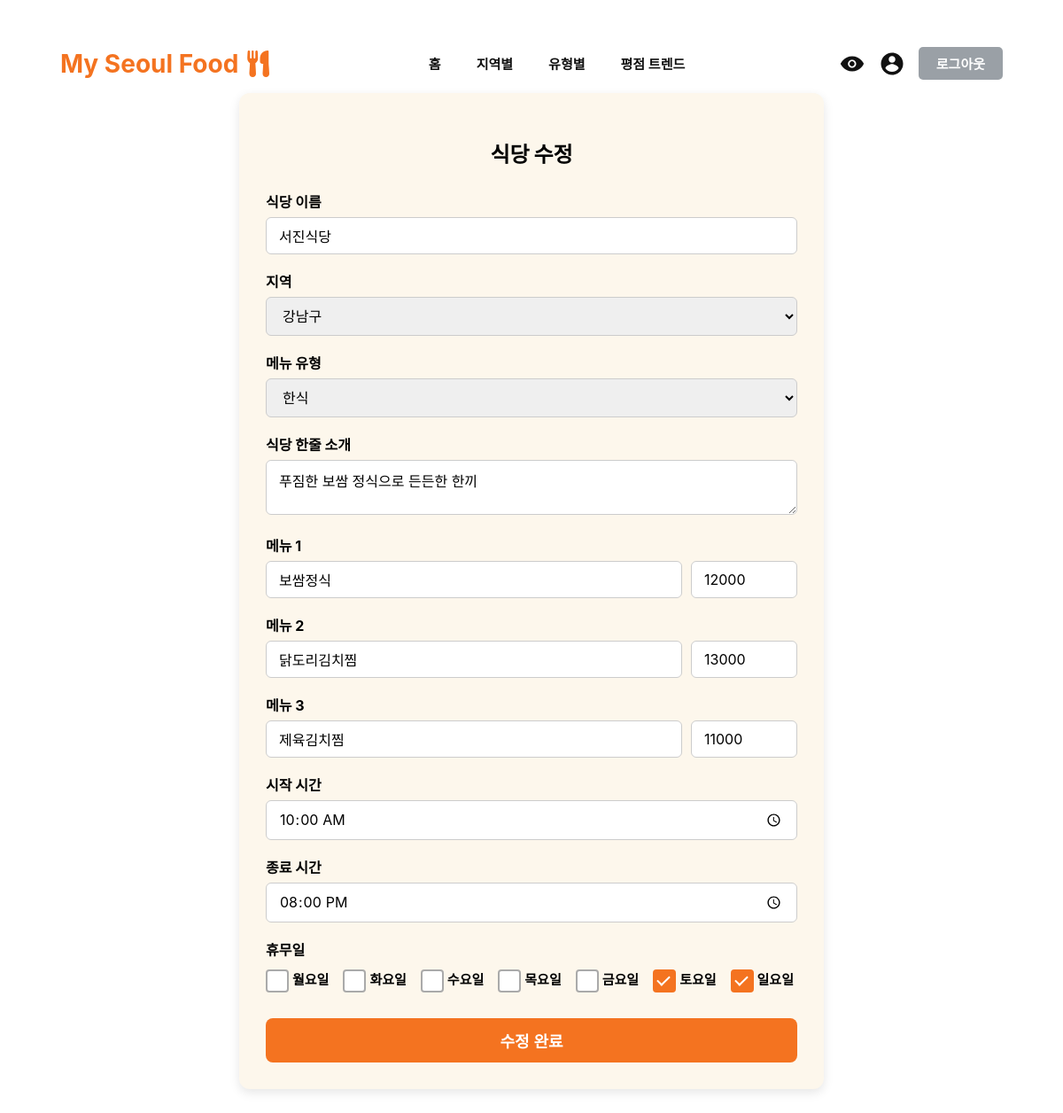
Screenshot of /pages/admin_edit_restaurant.php?id=3 (signed in) with the database file from the repository.
### tables this page shows
CREATE TABLE `Restaurant` (
    `restaurant_id` BIGINT NOT NULL AUTO_INCREMENT,
    `name` VARCHAR(255) NOT NULL,
    `description` TEXT NOT NULL,
    `region_id` BIGINT NOT NULL,
    `category_id` BIGINT NOT NULL,
    `open_time` TIME NOT NULL,
    `close_time` TIME NOT NULL,
    `created_at` TIMESTAMP DEFAULT CURRENT_TIMESTAMP,
    `updated_at` TIMESTAMP DEFAULT CURRENT_TIMESTAMP ON UPDATE CURRENT_TIMESTAMP,
    `is_active` BOOLEAN DEFAULT TRUE,
    PRIMARY KEY (`restaurant_id`),
    CONSTRAINT `FK_Restaurant_Region` FOREIGN KEY (`region_id`) REFERENCES `Region`(`region_id`),
    CONSTRAINT `FK_Restaurant_Category` FOREIGN KEY (`category_id`) REFERENCES `Category`(`category_id`)
);

CREATE TABLE `Region` (
    `region_id` BIGINT NOT NULL AUTO_INCREMENT,
    `region_name` VARCHAR(255) NOT NULL,
    PRIMARY KEY (`region_id`)
);

CREATE TABLE `Category` (
    `category_id` BIGINT NOT NULL AUTO_INCREMENT,
    `category_name` VARCHAR(255) NOT NULL,
    PRIMARY KEY (`category_id`)
);

CREATE TABLE `Menu` (
    `menu_id` BIGINT NOT NULL AUTO_INCREMENT,
    `menu_name` VARCHAR(255) NOT NULL,
    `price` INT NOT NULL,
    `restaurant_id` BIGINT NOT NULL,
    `is_active` BOOLEAN DEFAULT TRUE,
    `created_at` TIMESTAMP DEFAULT CURRENT_TIMESTAMP,
    `updated_at` TIMESTAMP DEFAULT CURRENT_TIMESTAMP ON UPDATE CURRENT_TIMESTAMP,
    PRIMARY KEY (`menu_id`),
    CONSTRAINT `FK_Menu_Restaurant` FOREIGN KEY (`restaurant_id`) REFERENCES `Restaurant`(`restaurant_id`) ON DELETE CASCADE ON UPDATE CASCADE
);

### pages/admin_edit_restaurant.php (the view, shortened to what this page needs)
<?php
include_once '../config.php';
$restaurant_id = $_GET['id'] ?? null;
$regions = [];
$categories = [];
$region_result = $conn->query("SELECT region_id, region_name FROM region");
while ($row = $region_result->fetch_assoc()) {
    $regions[] = $row;
}
$category_result = $conn->query("SELECT category_id, category_name FROM category");
while ($row = $category_result->fetch_assoc()) {
    $categories[] = $row;
}
$stmt = $conn->prepare("SELECT * FROM restaurant WHERE restaurant_id = ?");
$stmt->bind_param("i", $restaurant_id);
$stmt->execute();
$result = $stmt->get_result();
$restaurant = $result->fetch_assoc();
$menu_result = $conn->query("SELECT * FROM Menu WHERE restaurant_id = $restaurant_id");
$menus = [];
while ($row = $menu_result->fetch_assoc()) {
    $menus[] = $row;
}
?>
<!DOCTYPE html>
<html lang="ko">
<head>
</head>
<body>
<?php include '../menu.php'; ?>
<div class="form-container">
    <h2>식당 수정</h2>
    <form method="post">
        <div class="form-group">
            <label>식당 이름</label>
            <input type="text" name="name" value="<?= htmlspecialchars($restaurant['name']) ?>" required>
        </div>
        <div class="form-group">
            <label>지역</label>
            <select name="region_id" required>
                <?php foreach($regions as $r): ?>
                    <option value="<?= $r['region_id'] ?>" <?= $r['region_id']==$restaurant['region_id']?'selected':'' ?>>
                        <?= htmlspecialchars($r['region_name']) ?>
                    </option>
                <?php endforeach; ?>
            </select>
        </div>
        <div class="form-group">
            <label>메뉴 유형</label>
            <select name="category_id" required>
                <?php foreach($categories as $c): ?>
                    <option value="<?= $c['category_id'] ?>" <?= $c['category_id']==$restaurant['category_id']?'selected':'' ?>>
                        <?= htmlspecialchars($c['category_name']) ?>
                    </option>
                <?php endforeach; ?>
            </select>
        </div>
        <div class="form-group">
            <label>식당 한줄 소개</label>
            <textarea name="description"><?= htmlspecialchars($restaurant['description']) ?></textarea>
        </div>
        <?php for($i=1; $i<=3; $i++):
            $menu = $menus[$i-1] ?? ['menu_name'=>'','price'=>''];
        ?>
        <div class="form-group">
            <label>메뉴 <?= $i ?></label>
            <div class="menu-row">
                <input type="text" name="menu<?= $i ?>" placeholder="메뉴 이름" value="<?= htmlspecialchars($menu['menu_name']) ?>">
                <input type="number" name="price<?= $i ?>" placeholder="가격" class="price" min="0" value="<?= htmlspecialchars($menu['price']) ?>">
            </div>
        </div>
        <?php endfor; ?>
        <div class="form-group">
            <label>시작 시간</label>
            <input type="time" name="start_time" value="<?= htmlspecialchars($restaurant['open_time']) ?>" required>
        </div>
        <div class="form-group">
            <label>종료 시간</label>
            <input type="time" name="end_time" value="<?= htmlspecialchars($restaurant['close_time']) ?>" required>
        </div>
        <div class="form-group">
            <label>휴무일</label>
            <div class="closed-box">
                <?php
                $days = ['MON'=>'월요일','TUE'=>'화요일','WED'=>'수요일','THU'=>'목요일','FRI'=>'금요일','SAT'=>'토요일','SUN'=>'일요일'];
                foreach($days as $key=>$name):
                ?>
                <label class="closed-item">
                    <span class="checkmark"></span> <?= $name ?>
                </label>
                <?php endforeach; ?>
            </div>
        </div>
        <button type="submit" class="submit-btn">수정 완료</button>
    </form>
</div>
</body>
</html>

### pages/admin_edit_restaurant.php (style rules this page uses)
body { font-family: 'Inter', system-ui, -apple-system, 'Segoe UI', Roboto, Arial; background: #ffffff; padding: 30px; }
.form-container { max-width: 600px; margin: 0 auto; background: #fdf7ec; padding: 30px; border-radius: 12px; box-shadow: 0 4px 12px rgba(0,0,0,0.1); }
.form-container h2 { text-align: center; margin-bottom: 25px; font-size: 24px; font-weight: 900; }
.form-group { margin-bottom: 18px; }
.form-group label { display: block; font-weight: bold; margin-bottom: 6px; }
.form-group input, .form-group select, .form-group textarea { width: 100%; box-sizing: border-box; padding: 10px 14px; font-size: 16px; font-family: 'Inter', system-ui, -apple-system, 'Segoe UI', Roboto, Arial; border-radius: 6px; border: 1px solid #ccc; }
.menu-row { display: flex; gap: 10px; }
.menu-row input { flex: 1; }
.menu-row input.price { max-width: 120px; }
.submit-btn { width: 100%; padding: 12px; margin-top: 10px; font-size: 18px; font-weight: bold; background: #F47320; color: white; border: none; border-radius: 8px; cursor: pointer; }
.closed-box { display: grid; grid-template-columns: repeat(7, 1fr); gap: 12px; }
.closed-item { position: relative; padding-left: 30px; margin-top: 5px; cursor: pointer; user-select: none; font-size: 15px; }
.closed-item .checkmark { position: absolute; left: 0; top: 0; height: 22px; width: 22px; background-color: #fff; border: 2px solid #aaa; border-radius: 4px; transition: 0.2s; }
.closed-item input:checked + .checkmark { background-color: #F47320; border-color: #F47320; }
.closed-item .checkmark::after { content: ""; position: absolute; display: none; }
.closed-item input:checked + .checkmark::after { display: block; left: 6px; top: 2px; width: 6px; height: 12px; border: solid white; border-width: 0 2px 2px 0; transform: rotate(45deg); }

### rows the page displays
restaurant: name "서진식당", region_id "강남구", category_id "한식", description "푸짐한 보쌈 정식으로 든든한 한끼", start_time "10:00:00", end_time "20:00:00"
menu: menu_name "보쌈정식", price "12000"
menu: menu_name "닭도리김치찜", price "13000"
menu: menu_name "제육김치찜", price "11000"

### other values shown
$name "월요일"
$name "화요일"
$name "수요일"
$name "목요일"
$name "금요일"
$name "토요일"
$name "일요일"
